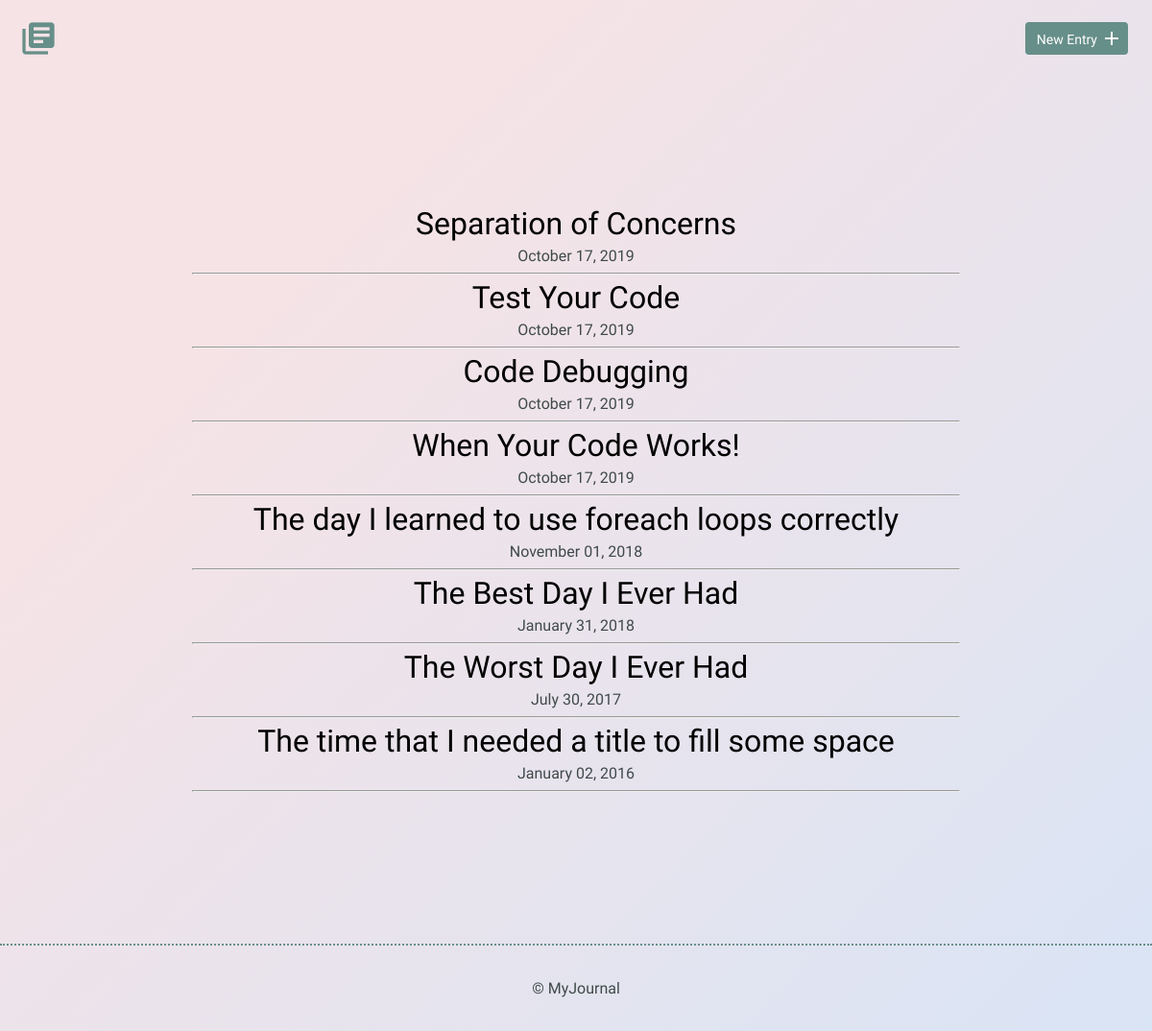
The page / on the database its author committed.
### tables this page shows
CREATE TABLE "entries" (
	`id`	INTEGER,
	`title`	TEXT,
	`date`	TEXT,
	`time_spent`	INTEGER,
	`learned`	BLOB,
	`resources`	BLOB,
	PRIMARY KEY(`id`)
);

### inc/functions.php (the view, shortened to what this page needs)
<?php
function get_journal_entries() {
	include 'inc/dbconnection.php';
	try {
		$results = $db->query("SELECT * FROM entries ORDER BY date DESC");
	} catch (Exception $e) {
		echo $e->getMessage();
		return array();
	}
	return $results->fetchAll(PDO::FETCH_ASSOC);
}
function print_journal_entries() {
	foreach (get_journal_entries() as $entry) {
		$date_conversion = explode("-", $entry['date']);
		$month = '';
		$day = $date_conversion[2];
		$year = $date_conversion[0];
		switch ($date_conversion[1]) {
			case '1':
			$month = 'January';
			break;
				case '7':
				$month = 'July';
				break;
				case '10':
				$month = 'October';
				break;
				case '11':
				$month = 'November';
				break;
		}
		echo "<h2><a href='detail.php?id=";
		echo $entry['id'] . " '> ";
		echo $entry['title'];
		echo "</a></h2>";
		echo "<time>";
		echo $month . ' ' . $day . ', ' . $year;
		echo "</time>";
		echo "<hr>";
	}
}

### inc/head.php (shortened to what this page needs)
<!DOCTYPE html>
<html>
<head>
	<link rel="stylesheet" href="css/normalize.css">
	<link rel="stylesheet" href="css/site.css">
</head>

### index.php (shortened to what this page needs)
<?php
	include 'inc/head.php';
  include 'inc/functions.php';
?>
  <body>
        <header>
            <div class="container">
                <div class="site-header">
                    <a class="logo" href="index.php"><i class="material-icons">library_books</i></a>
                    <a class="button icon-right" href="new.php"><span>New Entry</span> <i class="material-icons">add</i></a>
                </div>
            </div>
        </header>
        <section>
            <div class="container">
							<div class="entry-list">
                    <article>
											<?php
												print_journal_entries();
											?>
                    </article>
                </div>
            </div>
        </section>
<?php include 'inc/footer.php';?>

### inc/footer.php
<footer>
            <div>
                &copy; MyJournal
            </div>
        </footer>
    </body>
</html>

### css/site.css (style rules this page uses)
body { background-color: #d9e4f5; background-image: linear-gradient(315deg, #d9e4f5 0%, #f5e3e6 74%); font-size: 16px; color: #404a49; font-family: 'Cousine', serif; font-weight: 400; }
.container { margin: 0 auto; padding: 0 25px; }
header .site-header { margin: 0 auto; height: 95px; }
header .logo i { color: #678f89; margin: 20px 0 0 -5px; float: left; font-size: 40px; }
header .button { float: right; margin: 33px 0 0 0; }
footer { text-align: center; padding: 35px 0; border-top: 2px dotted #678f89; }
.button { padding: 8px 10px 6px 10px; background: #678f89; border: 2px solid #678f89; border-radius: 4px; text-decoration: none; color: #FFF; position: relative; text-align: center; font-size: 14px; }
.button.icon-right { padding-right: 30px; top: -10px; }
.button.icon-right i { position: absolute; top: 3px; right: 3px; }
h1, h2, h3 { margin: 0; font-weight: 400; line-height: 1em; color: #000; }
h2 { font-size: 32px; }
h2 a { text-decoration: none; color: #000; }
.entry-list, .edit-entry, .new-entry { max-width: 800px; margin: 0 auto; padding: 70px 0 150px 0; }
.entry-list article { margin-bottom: 70px; text-align: center; }
.entry-list article:last-child { margin-bottom: 0; }
.entry-list article h2 { margin-bottom: 8px; }

### rows shown on the page
entries: title "Separation of Concerns", date "October", date "17", date "2019"
entries: title "Test Your Code", date "October", date "17", date "2019"
entries: title "Code Debugging", date "October", date "17", date "2019"
entries: title "When Your Code Works!", date "October", date "17", date "2019"
entries: title "The day I learned to use foreach loops correctly", date "November", date "01", date "2018"
entries: title "The Best Day I Ever Had", date "January", date "31", date "2018"
entries: title "The Worst Day I Ever Had", date "July", date "30", date "2017"
entries: title "The time that I needed a title to fill some space", date "January", date "02", date "2016"
